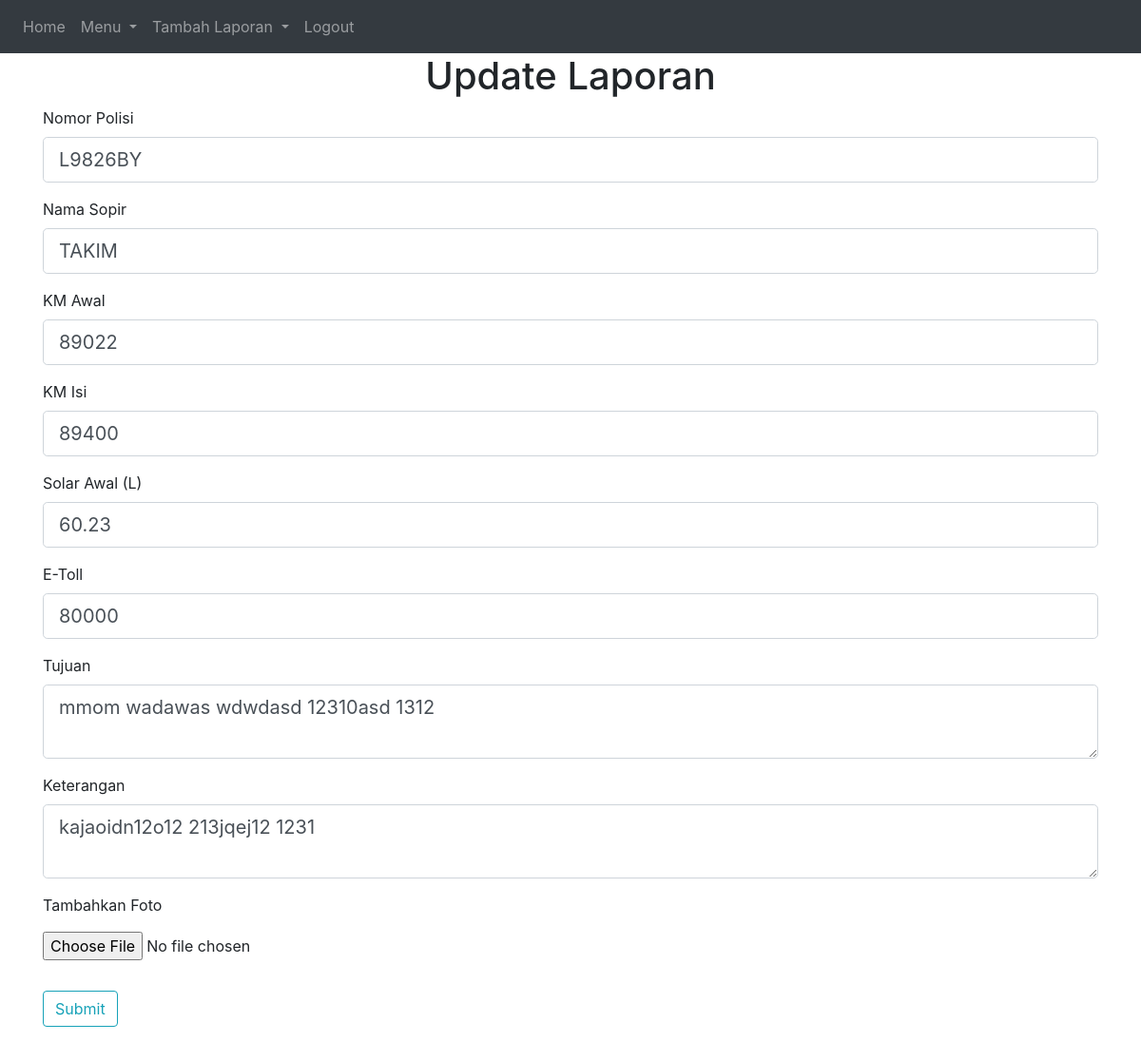
The app's page /laporan/2/update (signed in) with its own data.
### website/models.py (models this page shows)
class Laporan(db.Model):
    id = db.Column(db.Integer, primary_key=True)
    tgl_brgkt = db.Column(db.DateTime())
    tgl_kmbl = db.Column(db.DateTime())
    nopol = db.Column(db.String(100))
    sopir = db.Column(db.String(100))
    tujuan = db.Column(db.String(500))
    km_awal = db.Column(db.Integer)
    km_isi = db.Column(db.Integer)
    solar_awal = db.Column(db.Float)
    e_toll = db.Column(db.Integer)
    tujuan = db.Column(db.String(500))
    keterangan = db.Column(db.String(500))
    satpam1 = db.Column(db.String(100))
    satpam2 = db.Column(db.String(100))
    img = db.relationship('ImageSet', backref='laporan', lazy=True, uselist=True)

### website/views.py (the view)
@views.route('/laporan/<int:id>/update', methods=['GET', 'POST'])
@login_required
def update_laporan(id):
    laporan = Laporan.query.get_or_404(id)
    form = LaporanAdmin()
    file_foto = form.foto.data
    if form.validate_on_submit():
        laporan.nopol = form.nopol.data.upper()
        laporan.sopir = form.sopir.data.upper()
        laporan.km_awal = form.km_awal.data
        laporan.km_isi = form.km_isi.data
        laporan.solar_awal = form.solar_awal.data
        laporan.e_toll = form.e_toll.data
        laporan.tujuan = form.tujuan.data
        laporan.keterangan = form.keterangan.data
        if file_foto:
            foto = save_picture(file_foto)
            new_foto = ImageSet(laporan_id=laporan.id, image= foto)
            db.session.add(new_foto)
        db.session.commit()
        flash('Data laporan berhasil diupdate!', 'success')
        return redirect(url_for('views.laporan', id=laporan.id))
    elif request.method == 'GET':
        form.nopol.data = laporan.nopol
        form.sopir.data = laporan.sopir
        form.km_awal.data = laporan.km_awal
        form.km_isi.data = laporan.km_isi
        form.solar_awal.data = laporan.solar_awal
        form.e_toll.data = laporan.e_toll
        form.tujuan.data = laporan.tujuan
        form.keterangan.data = laporan.keterangan
    return render_template('add_admin.html', title="Update Laporan", form = form, user=current_user)

### website/views.py
class LaporanAdmin(FlaskForm):
    nopol = StringField('Nomor Polisi', validators=[DataRequired()])
    sopir = StringField('Nama Sopir', validators=[DataRequired()])
    km_awal = IntegerField('KM Awal', validators=[DataRequired()])
    km_isi = IntegerField('KM Isi')
    solar_awal = DecimalField('Solar Awal (L)')
    e_toll = IntegerField('E-Toll')
    tujuan = TextAreaField('Tujuan')
    keterangan = TextAreaField('Keterangan')
    foto = FileField('Tambahkan Foto', validators=[FileAllowed(['jpg', 'png'])])
    submit = SubmitField('Submit')

### website/__init__.py (called while the page is built)
def create_app():
    app = Flask(__name__)
    app.config['SECRET_KEY'] = '123123'
    app.config['SQLALCHEMY_DATABASE_URI'] = f'sqlite:///{DB_NAME}'
    app.config['MAX_CONTENT_LENGTH'] = 16 * 1024 * 1024
    db.init_app(app)
    bcrypt.init_app(app)
    from .views import views
    from .auth import auth
    app.register_blueprint(views, url_prefix='/')
    app.register_blueprint(auth, url_prefix='/')
    from .models import User
    create_database(app)
    login_manager = LoginManager()
    login_manager.login_view = 'auth.login'
    login_manager.init_app(app)
    @login_manager.user_loader
    def load_user(id):
        return User.query.get(int(id))
    return app

### website/templates/add_admin.html (shortened to what this page needs)
{% extends "home.html" %}
{% block content %}
<h1 align="center">{% block title %} {{ title }} {% endblock %}</h1>
<div class="content-section">
    <form method="POST" action="" enctype="multipart/form-data">
        <fieldset class="form-group">
            <div class="form-group">
                {{ form.nopol.label(class="form-control-label") }}
                {% if form.nopol.errors %}
                    {{ form.nopol(class="form-control form-control-lg is-invalid") }}
                    <div class="invalid-feedback">
                        {% for error in form.nopol.errors %}
                            <span>{{ error }}</span>
                        {% endfor %}
                    </div>
                {% else %}
                    {{ form.nopol(class="form-control form-control-lg") }}
                {% endif %}
            </div>
            <div class="form-group">
                {{ form.sopir.label(class="form-control-label") }}
                {% if form.sopir.errors %}
                    {{ form.sopir(class="form-control form-control-lg is-invalid") }}
                    <div class="invalid-feedback">
                        {% for error in form.sopir.errors %}
                            <span>{{ error }}</span>
                        {% endfor %}
                    </div>
                {% else %}
                    {{ form.sopir(class="form-control form-control-lg") }}
                {% endif %}
            </div>
            <div class="form-group">
                {{ form.km_awal.label(class="form-control-label") }}
                {% if form.km_awal.errors %}
                    {{ form.km_awal(class="form-control form-control-lg is-invalid") }}
                    <div class="invalid-feedback">
                        {% for error in form.km_awal.errors %}
                            <span>{{ error }}</span>
                        {% endfor %}
                    </div>
                {% else %}
                    {{ form.km_awal(class="form-control form-control-lg") }}
                {% endif %}
            </div>
            <div class="form-group">
                {{ form.km_isi.label(class="form-control-label") }}
                {% if form.km_isi.errors %}
                    {{ form.km_isi(class="form-control form-control-lg is-invalid") }}
                    <div class="invalid-feedback">
                        {% for error in form.km_isi.errors %}
                            <span>{{ error }}</span>
                        {% endfor %}
                    </div>
                {% else %}
                    {{ form.km_isi(class="form-control form-control-lg") }}
                {% endif %}
            </div>
            <div class="form-group">
                {{ form.solar_awal.label(class="form-control-label") }}
                {% if form.solar_awal.errors %}
                    {{ form.solar_awal(class="form-control form-control-lg is-invalid") }}
                    <div class="invalid-feedback">
                        {% for error in form.solar_awal.errors %}
                            <span>{{ error }}</span>
                        {% endfor %}
                    </div>
                {% else %}
                    {{ form.solar_awal(class="form-control form-control-lg") }}
                {% endif %}
            </div>
            <div class="form-group">
                {{ form.e_toll.label(class="form-control-label") }}
                {% if form.e_toll.errors %}
                    {{ form.e_toll(class="form-control form-control-lg is-invalid") }}
                    <div class="invalid-feedback">
                        {% for error in form.e_toll.errors %}
                            <span>{{ error }}</span>
                        {% endfor %}
                    </div>
                {% else %}
                    {{ form.e_toll(class="form-control form-control-lg") }}
                {% endif %}
            </div>
            <div class="form-group">
                {{ form.tujuan.label(class="form-control-label") }}
                {% if form.tujuan.errors %}
                    {{ form.tujuan(class="form-control form-control-lg is-invalid") }}
                    <div class="invalid-feedback">
                        {% for error in form.tujuan.errors %}
                            <span>{{ error }}</span>
                        {% endfor %}
                    </div>
                {% else %}
                    {{ form.tujuan(class="form-control form-control-lg") }}
                {% endif %}
            </div>
            <div class="form-group">
                {{ form.keterangan.label(class="form-control-label") }}
                {% if form.keterangan.errors %}
                    {{ form.keterangan(class="form-control form-control-lg is-invalid") }}
                    <div class="invalid-feedback">
                        {% for error in form.keterangan.errors %}
                            <span>{{ error }}</span>
                        {% endfor %}
                    </div>
                {% else %}
                    {{ form.keterangan(class="form-control form-control-lg") }}
                {% endif %}
            </div>
            <div class="form-group">
                <label for="formFileSm" class="form-label"> {{ form.foto.label() }}</label>
                    {{ form.foto(class="form-control-file") }}
            </div>
        </fieldset>
        <div class="form-group">
            {{ form.submit(class="btn btn-outline-info") }}
        </div>
    </form>
</div>
{% endblock content %}

### records on screen
Laporan: nopol "L9826BY", sopir "TAKIM", km_awal "89022", km_isi "89400", solar_awal "60.23", e_toll "80000", tujuan "mmom wadawas wdwdasd 12310asd 1312", keterangan "kajaoidn12o12 213jqej12 1231"

### other values on screen
{{ title }} "Update Laporan"
